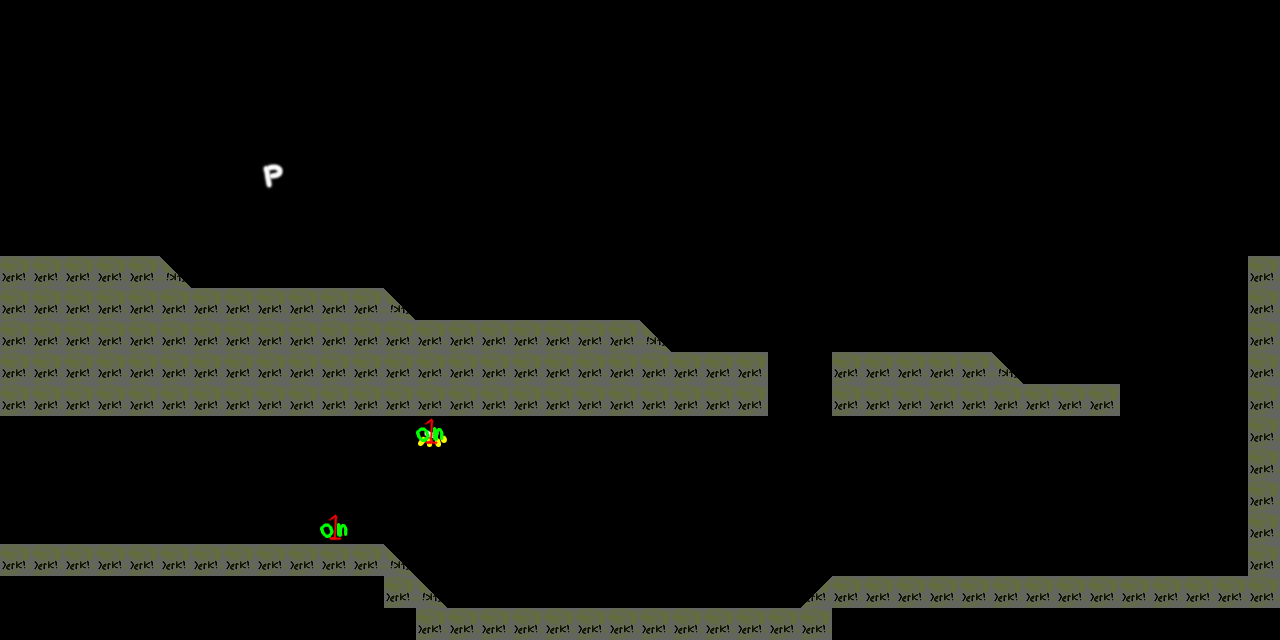

Below is a game level as drawn by its tile map, then a one-line description and the .tmx that defines it (tile-layer data replaced by summaries):
An orthogonal 40x20 tile map with 32x32 px tiles, 3 tile layers (objects, defaults, interactions), 1 hidden layer not drawn, 7 tilesets.

<map version="1.0" orientation="orthogonal" width="40" height="20" tilewidth="32" tileheight="32">
 <tileset firstgid="1" name="tile_platforms" tilewidth="32" tileheight="32">
  <image source="sheets/tile_platforms.png" width="256" height="256" />
 </tileset>
 <tileset firstgid="65" name="tile_special" tilewidth="32" tileheight="32">
  <image source="sheets/tile_special.png" width="256" height="256" />
 </tileset>
 <tileset firstgid="129" name="tile_indicators" tilewidth="32" tileheight="32">
  <image source="sheets/tile_indicators.png" width="256" height="256" />
 </tileset>
 <tileset firstgid="193" name="tile_lights" tilewidth="32" tileheight="32">
  <image source="sheets/tile_lights.png" width="256" height="256" />
 </tileset>
 <tileset firstgid="257" name="tile_switches" tilewidth="32" tileheight="32">
  <image source="sheets/tile_switches.png" width="256" height="256" />
 </tileset>
 <tileset firstgid="321" name="tile_plants" tilewidth="32" tileheight="32">
  <image source="sheets/tile_plants.png" width="256" height="256" />
 </tileset>
 <tileset firstgid="385" name="tile_ground" tilewidth="32" tileheight="32">
  <image source="sheets/tile_ground.png" width="160" height="192" />
 </tileset>
 <layer name="objects" width="40" height="20">
  <data>[800 cells, 159 non-empty, 6 distinct tile ids]</data>
 </layer>
 <layer name="defaults" width="40" height="20">
  <data>[800 cells, 2 non-empty, 1 distinct tile ids]</data>
 </layer>
 <layer name="interactions" width="40" height="20">
  <data>[800 cells, 2 non-empty, 1 distinct tile ids]</data>
 </layer>
 <layer name="visual_01" width="40" height="20" visible="0">
  <data>[800 cells, 198 non-empty, 7 distinct tile ids]</data>
 </layer>
</map>
